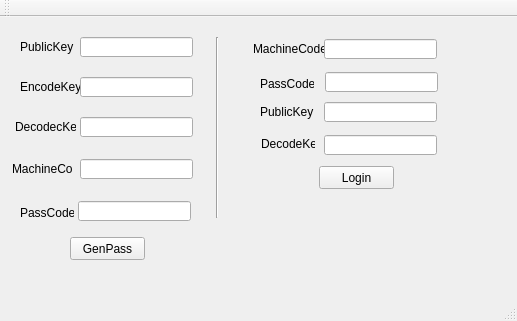
<?xml version="1.0" encoding="UTF-8"?>
<ui version="4.0">
 <class>MainWindow</class>
 <widget class="QMainWindow" name="MainWindow">
  <property name="geometry">
   <rect>
    <x>0</x>
    <y>0</y>
    <width>517</width>
    <height>321</height>
   </rect>
  </property>
  <property name="windowTitle">
   <string>MainWindow</string>
  </property>
  <widget class="QWidget" name="centralWidget">
   <widget class="QLabel" name="label">
    <property name="geometry">
     <rect>
      <x>20</x>
      <y>22</y>
      <width>61</width>
      <height>16</height>
     </rect>
    </property>
    <property name="text">
     <string>PublicKey</string>
    </property>
   </widget>
   <widget class="QLineEdit" name="publish">
    <property name="geometry">
     <rect>
      <x>80</x>
      <y>20</y>
      <width>113</width>
      <height>20</height>
     </rect>
    </property>
   </widget>
   <widget class="QLabel" name="label_2">
    <property name="geometry">
     <rect>
      <x>20</x>
      <y>62</y>
      <width>61</width>
      <height>16</height>
     </rect>
    </property>
    <property name="text">
     <string>EncodeKey</string>
    </property>
   </widget>
   <widget class="QLineEdit" name="encode">
    <property name="geometry">
     <rect>
      <x>80</x>
      <y>60</y>
      <width>113</width>
      <height>20</height>
     </rect>
    </property>
   </widget>
   <widget class="QLabel" name="label_3">
    <property name="geometry">
     <rect>
      <x>15</x>
      <y>102</y>
      <width>61</width>
      <height>16</height>
     </rect>
    </property>
    <property name="text">
     <string>DecodecKey</string>
    </property>
   </widget>
   <widget class="QLineEdit" name="decode">
    <property name="geometry">
     <rect>
      <x>80</x>
      <y>100</y>
      <width>113</width>
      <height>20</height>
     </rect>
    </property>
   </widget>
   <widget class="QLabel" name="label_4">
    <property name="geometry">
     <rect>
      <x>12</x>
      <y>142</y>
      <width>61</width>
      <height>20</height>
     </rect>
    </property>
    <property name="text">
     <string>MachineCode</string>
    </property>
   </widget>
   <widget class="QLineEdit" name="usercode">
    <property name="geometry">
     <rect>
      <x>80</x>
      <y>142</y>
      <width>113</width>
      <height>20</height>
     </rect>
    </property>
   </widget>
   <widget class="QLabel" name="label_5">
    <property name="geometry">
     <rect>
      <x>20</x>
      <y>190</y>
      <width>54</width>
      <height>12</height>
     </rect>
    </property>
    <property name="text">
     <string>PassCode</string>
    </property>
   </widget>
   <widget class="QLineEdit" name="passcode">
    <property name="geometry">
     <rect>
      <x>78</x>
      <y>184</y>
      <width>113</width>
      <height>20</height>
     </rect>
    </property>
   </widget>
   <widget class="Line" name="line">
    <property name="geometry">
     <rect>
      <x>207</x>
      <y>20</y>
      <width>20</width>
      <height>181</height>
     </rect>
    </property>
    <property name="orientation">
     <enum>Qt::Vertical</enum>
    </property>
   </widget>
   <widget class="QLabel" name="label_6">
    <property name="geometry">
     <rect>
      <x>253</x>
      <y>24</y>
      <width>71</width>
      <height>16</height>
     </rect>
    </property>
    <property name="text">
     <string>MachineCode</string>
    </property>
   </widget>
   <widget class="QLineEdit" name="machinecode">
    <property name="geometry">
     <rect>
      <x>324</x>
      <y>22</y>
      <width>113</width>
      <height>20</height>
     </rect>
    </property>
   </widget>
   <widget class="QLabel" name="label_7">
    <property name="geometry">
     <rect>
      <x>261</x>
      <y>121</y>
      <width>54</width>
      <height>12</height>
     </rect>
    </property>
    <property name="text">
     <string>DecodeKey</string>
    </property>
   </widget>
   <widget class="QLineEdit" name="decode2">
    <property name="geometry">
     <rect>
      <x>324</x>
      <y>118</y>
      <width>113</width>
      <height>20</height>
     </rect>
    </property>
   </widget>
   <widget class="QPushButton" name="genPass">
    <property name="geometry">
     <rect>
      <x>70</x>
      <y>220</y>
      <width>75</width>
      <height>23</height>
     </rect>
    </property>
    <property name="text">
     <string>GenPass</string>
    </property>
   </widget>
   <widget class="QPushButton" name="pushButton">
    <property name="geometry">
     <rect>
      <x>319</x>
      <y>149</y>
      <width>75</width>
      <height>23</height>
     </rect>
    </property>
    <property name="text">
     <string>Login</string>
    </property>
   </widget>
   <widget class="QLabel" name="label_8">
    <property name="geometry">
     <rect>
      <x>260</x>
      <y>85</y>
      <width>58</width>
      <height>20</height>
     </rect>
    </property>
    <property name="text">
     <string>PublicKey</string>
    </property>
   </widget>
   <widget class="QLineEdit" name="publickkey">
    <property name="geometry">
     <rect>
      <x>324</x>
      <y>85</y>
      <width>113</width>
      <height>20</height>
     </rect>
    </property>
   </widget>
   <widget class="QLabel" name="label_9">
    <property name="geometry">
     <rect>
      <x>260</x>
      <y>61</y>
      <width>54</width>
      <height>12</height>
     </rect>
    </property>
    <property name="text">
     <string>PassCode</string>
    </property>
   </widget>
   <widget class="QLineEdit" name="passcode2">
    <property name="geometry">
     <rect>
      <x>325</x>
      <y>55</y>
      <width>113</width>
      <height>20</height>
     </rect>
    </property>
   </widget>
  </widget>
  <widget class="QMenuBar" name="menuBar">
   <property name="geometry">
    <rect>
     <x>0</x>
     <y>0</y>
     <width>517</width>
     <height>23</height>
    </rect>
   </property>
  </widget>
  <widget class="QToolBar" name="mainToolBar">
   <attribute name="toolBarArea">
    <enum>TopToolBarArea</enum>
   </attribute>
   <attribute name="toolBarBreak">
    <bool>false</bool>
   </attribute>
  </widget>
  <widget class="QStatusBar" name="statusBar"/>
 </widget>
 <layoutdefault spacing="6" margin="11"/>
 <resources/>
 <connections/>
</ui>
